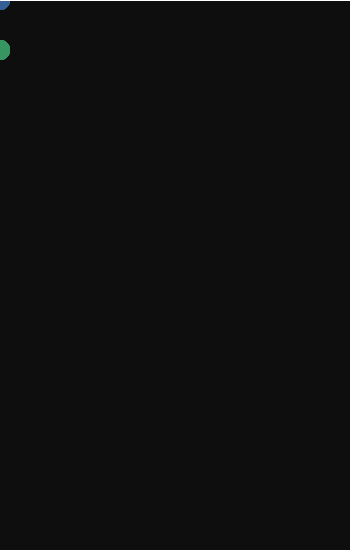
Frame 1 (no input)
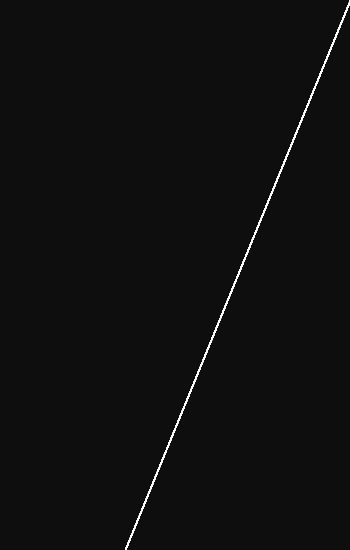
Frame 60 (the mouse pressed at the canvas centre just before this capture)
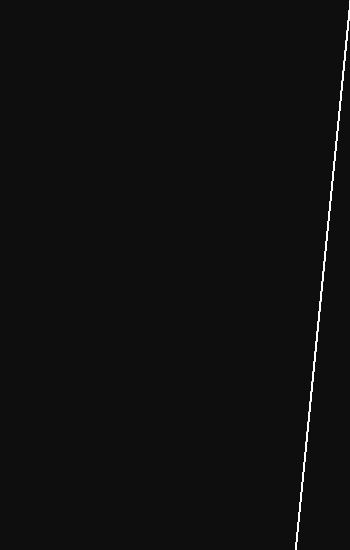
Frame 120 (the mouse held since frame 60 and released just before this capture)

The Processing sketch that drew these frames (run headless with seeded random() and noise(); from frame 60 on, the mouse is pressed at the canvas centre):

// Processing sketch: processing_92063
// ── processing_92063.pde

int num_of_ellipse = 200;
int currentClick = 0;
float[] elX = new float [num_of_ellipse];
float[] elY = new float [num_of_ellipse];
float[] elSpeed = new float [num_of_ellipse];
float gravity = .5;

void setup() {
  size(350, 550);
}

void draw() {
  background (14);
  for (int i = 0; i < num_of_ellipse; i++) {
  DrawMyStuff(elX[i], elY[i]);
  elY[i] += elSpeed[i];
  elSpeed[i] += gravity;
}
}

void DrawMyStuff(float X, float Y) {
    noStroke();
    fill(53, 97, 150, 100);
  ellipse (X, Y, 20, 20);
  fill(56, 150, 98, 100);
   ellipse (X, Y+50, 20, 20);
   stroke(255);
   line (0, Y, width, X);
}

void mouseDragged ()  {
  elX[currentClick] = mouseX;
  elY[currentClick] = mouseY;
  elSpeed[currentClick] = -10;
  currentClick += 1;
  if (currentClick > 19) {
    currentClick = 0;
  }
}
